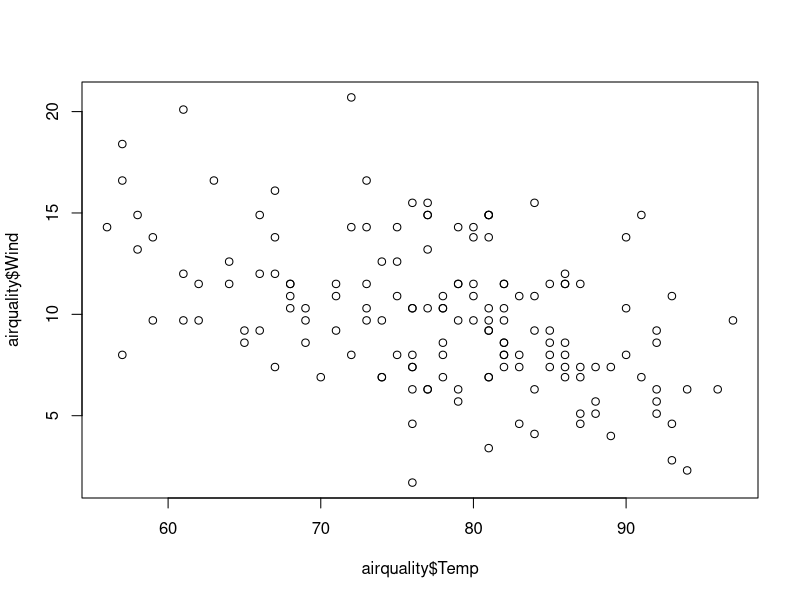
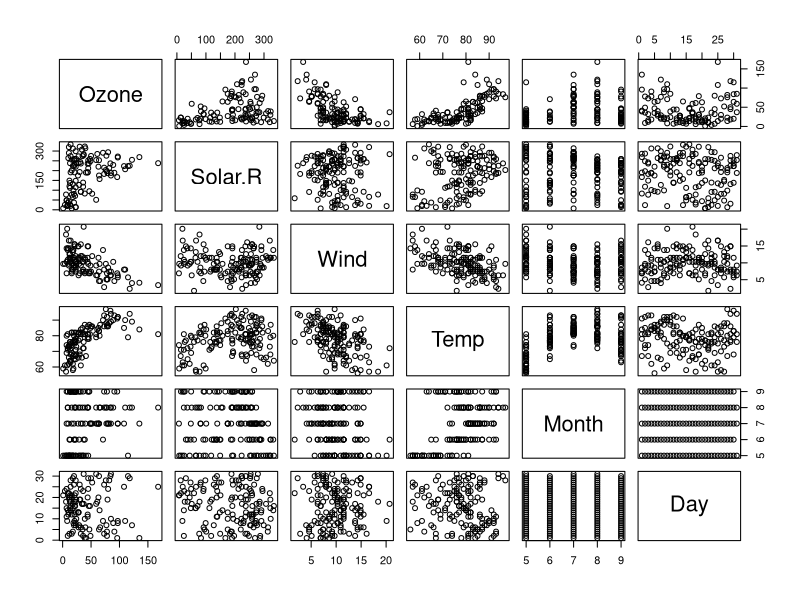
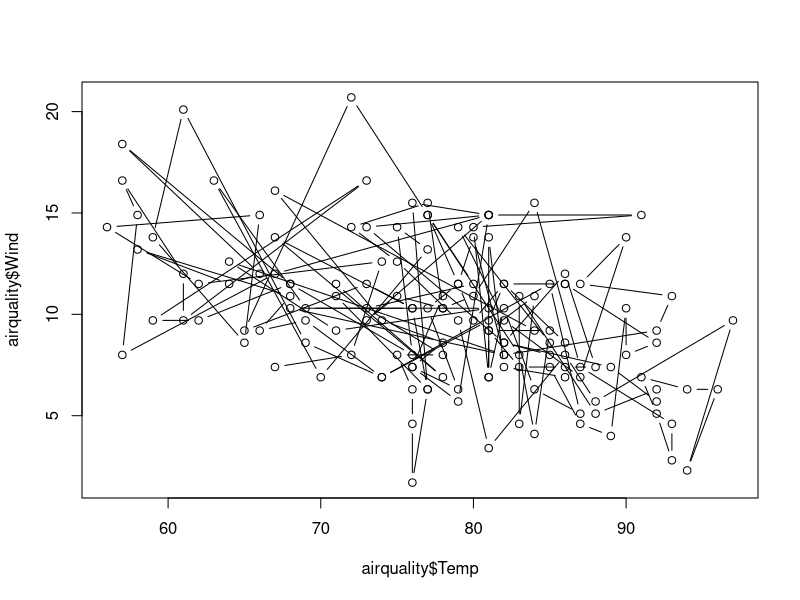
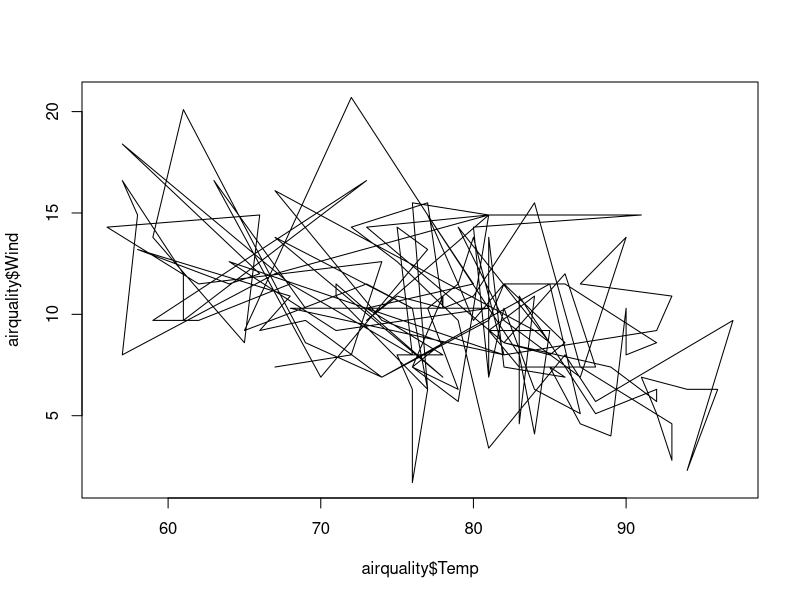
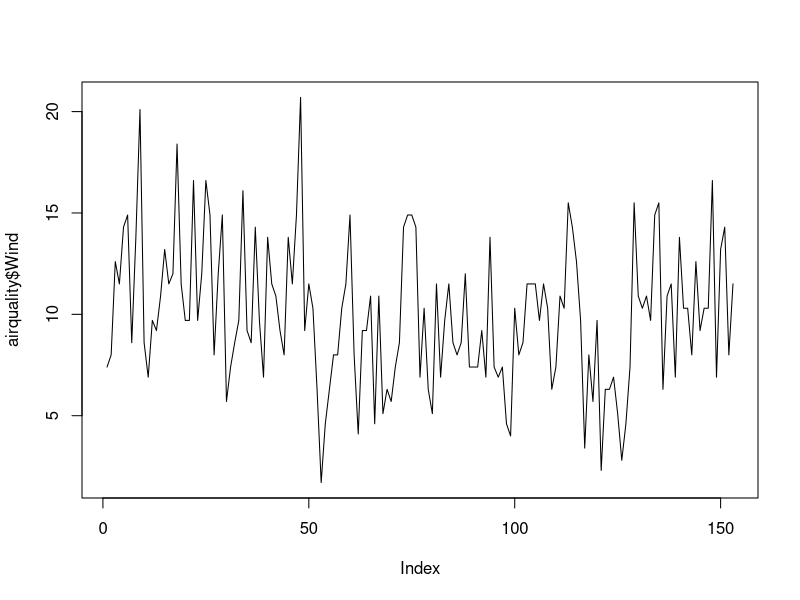
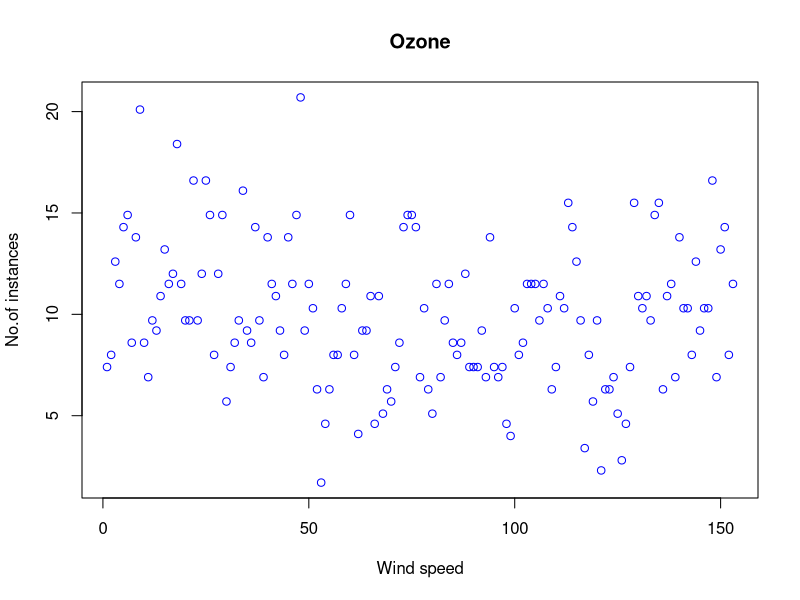
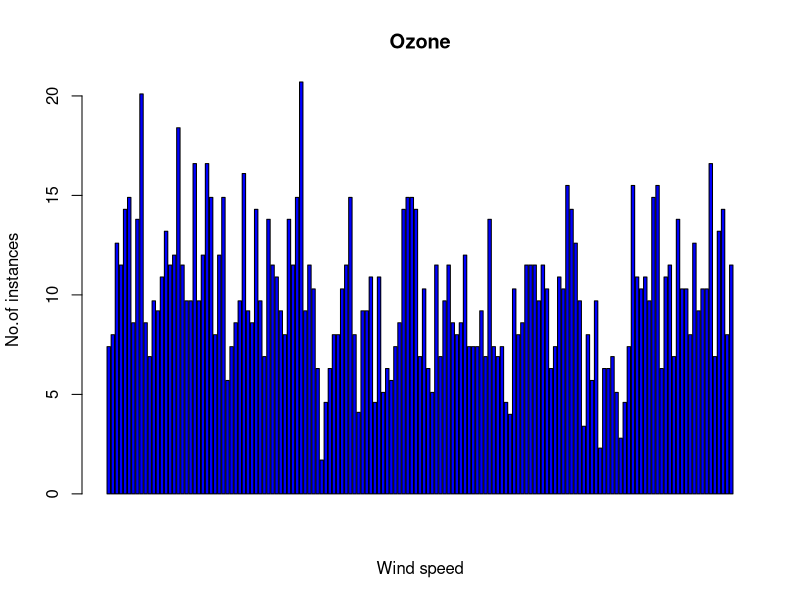
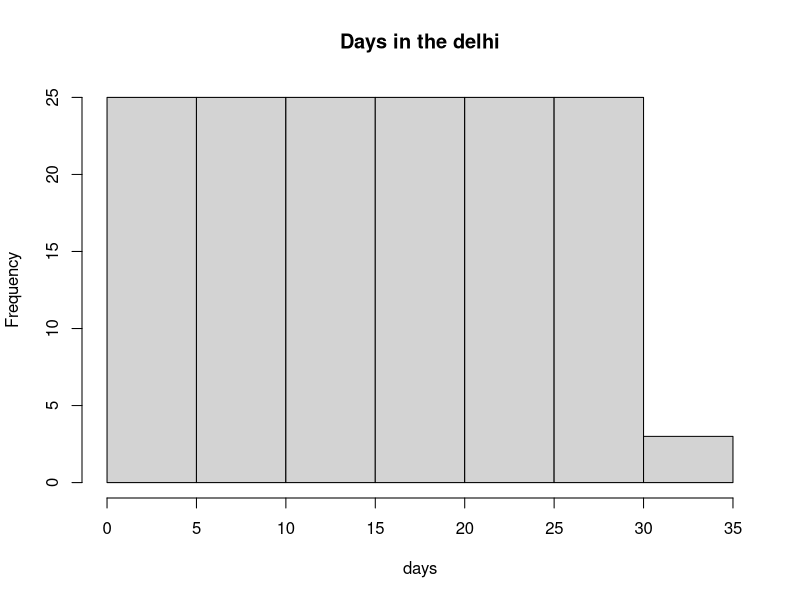

The R source for these figures, in order: (Note: this script raises an error after producing the figures.)
airquality<-datasets::airquality
#top 20 rows
head(airquality,20)
#last 6 rows
tail(airquality,6)

airquality[,c(1,6)]
df<-airquality[,-5]
airquality$Ozone
#summary
summary(airquality$Wind)
summary(airquality)
#plot
plot(airquality$Temp,airquality$Wind,type="p")
plot(airquality)
plot(airquality$Temp,airquality$Wind ,type="b")
plot(airquality$Temp,airquality$Wind ,type="l")
plot(airquality$Wind,type="l")
plot(airquality$Wind,xlab="Wind speed",ylab ="No.of instances",main = "Ozone",
     col="blue")
#bargraph
barplot(airquality$Wind,xlab="Wind speed",ylab ="No.of instances",main = "Ozone",
        col="blue")
#histogram
hist(airquality$Day,xlab = "days",main="Days in the delhi")
#boxplot  
boxplot(airquality$Temp,main="boxplt")
boxplot(airquality$Temp)$out        
#multiple box plot
boxplot(airquality[,1:4],main="boxplot")


#margin of grid(mar)
#no of rows and coloumn (mforw)
#border around the graph (bty)
#lables (las:1 for horizontal,las:0 for vertical)
par(mfrow=c(3,3),mar=c(2,5,2,1),las=0,bty=0)
plot(airquality$Ozone)
plot(airquality$Temp)
plot(airquality$Wind)
plot(airquality$Day)
